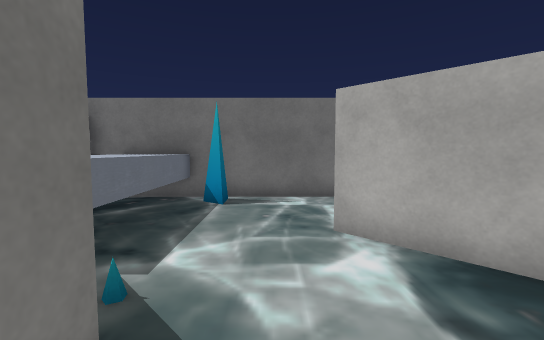
view 1 (above)

24 first-person views from a walk through a scene from a Unity 3-D project. The camera is 1.4 m above the floor, tilts 4° down and sees 90° across. The floor is counted in squares, 1 m on a side. Each view is taken from the middle of a square. On the plan, view 1 faces up. The plan holds only what a view shows up to about 13 squares ahead; the rest is blank. The player character is not drawn. Some surface patterns are stand-ins.

view 2
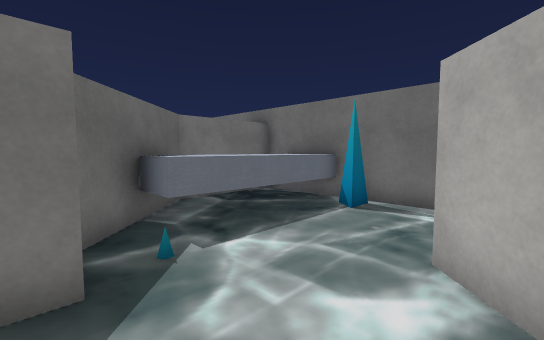

view 3
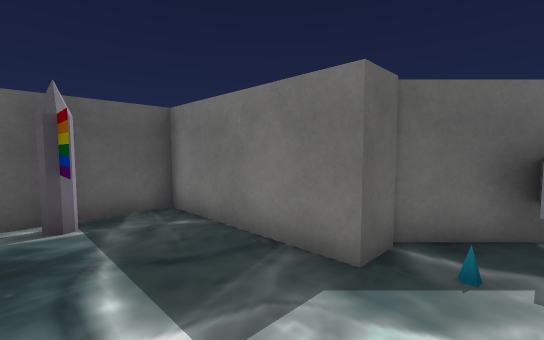

view 4
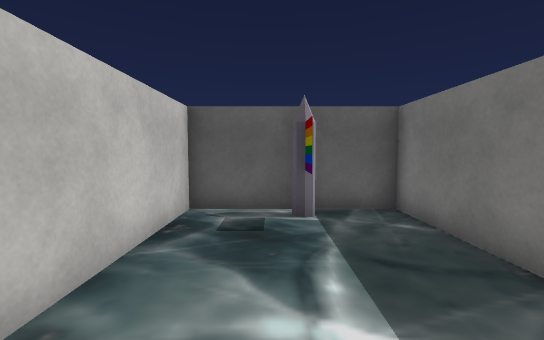

view 5
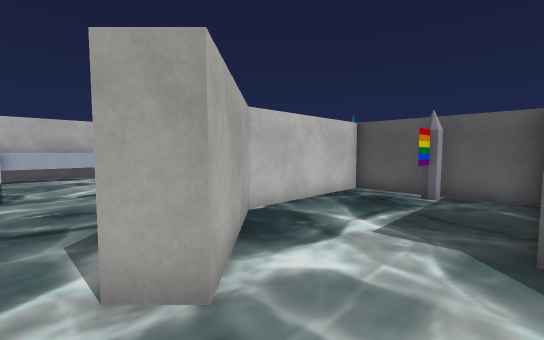

view 6
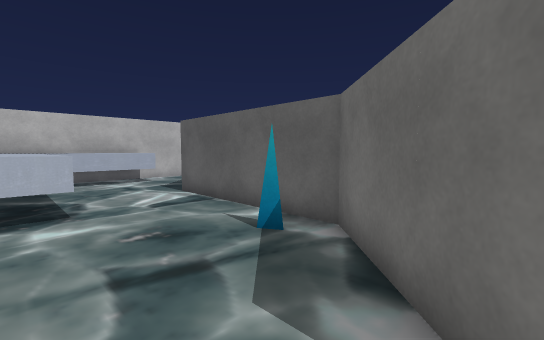

view 7
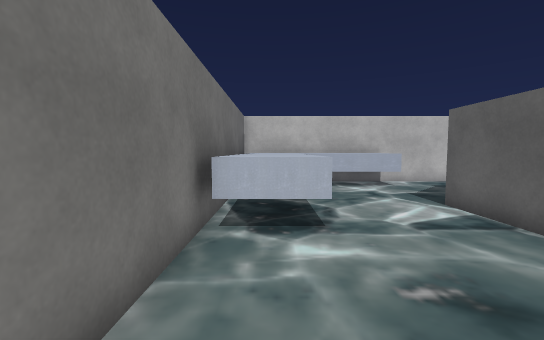

view 8
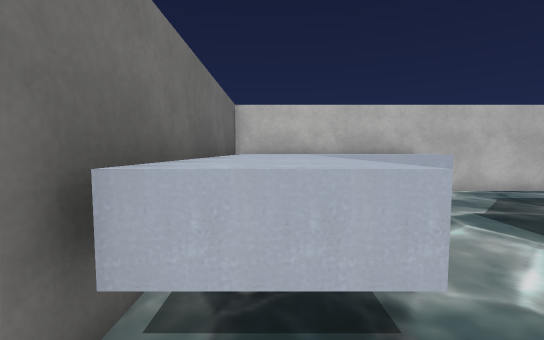

view 9
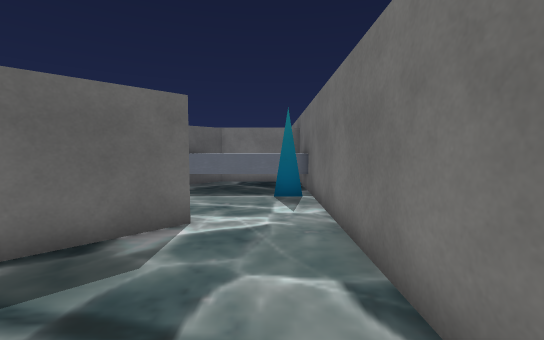

view 10
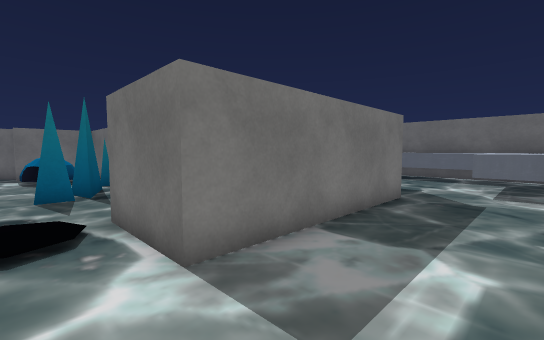

view 11
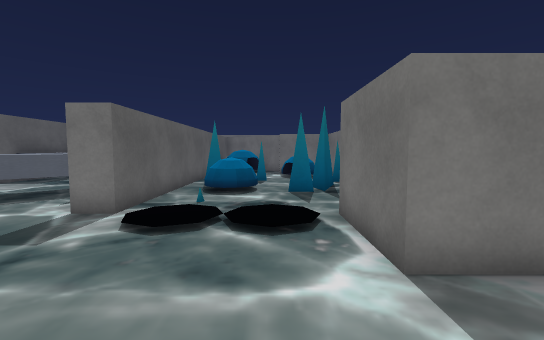

view 12
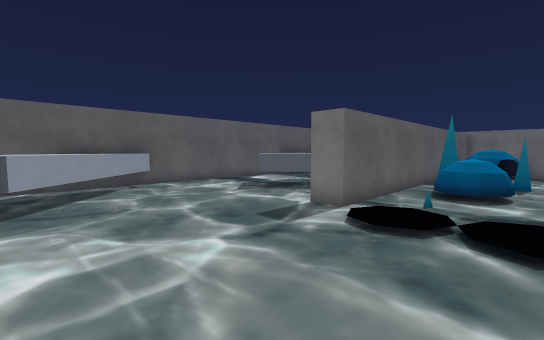

view 13
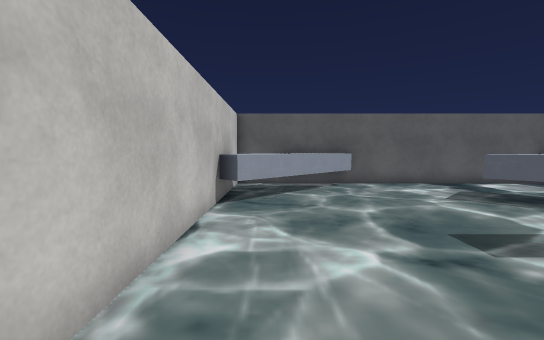

view 14
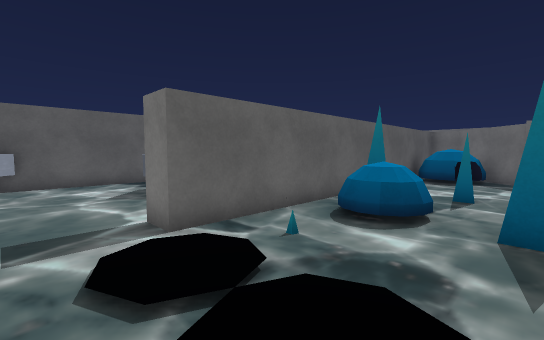

view 15
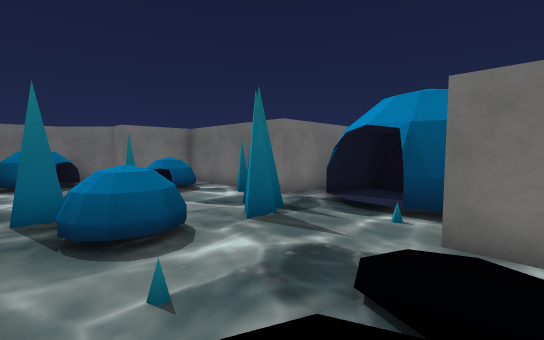

view 16
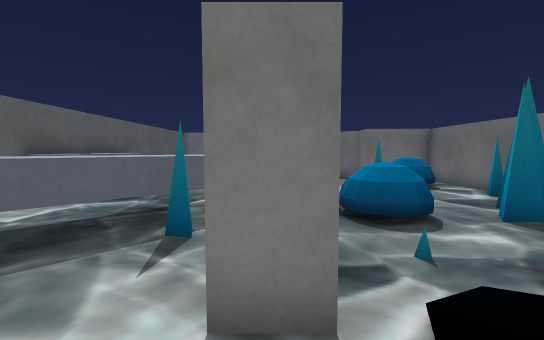

view 17
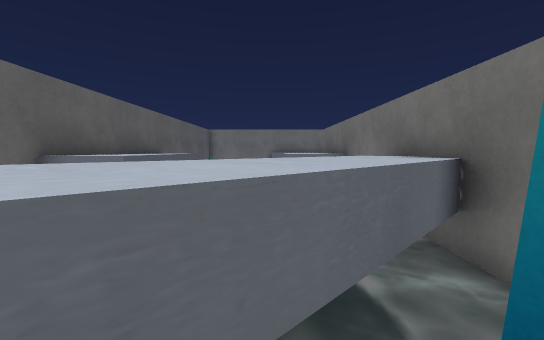

view 18
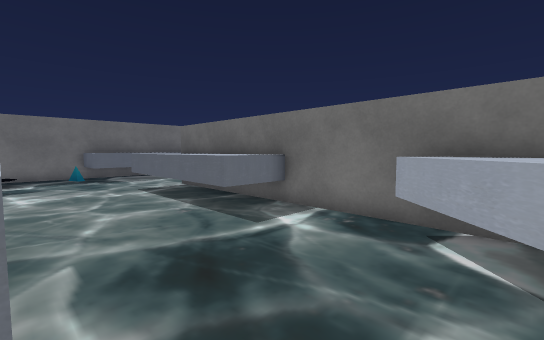

view 19
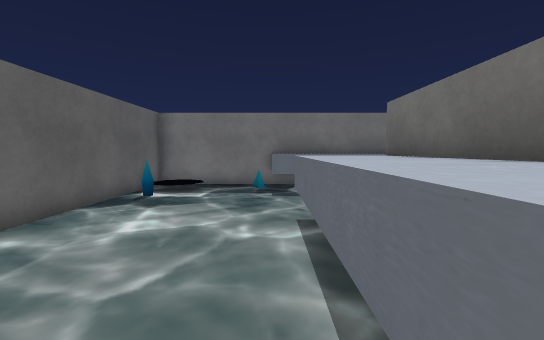

view 20
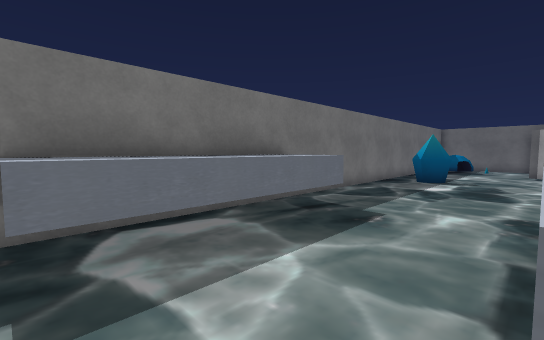

view 21
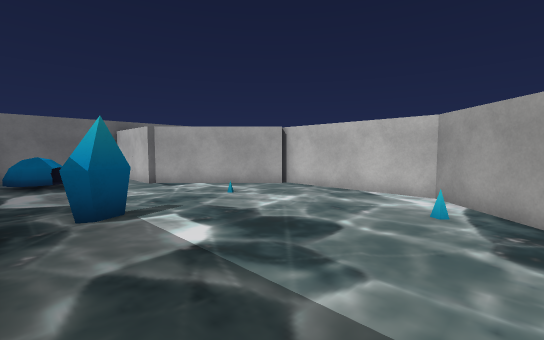

view 22
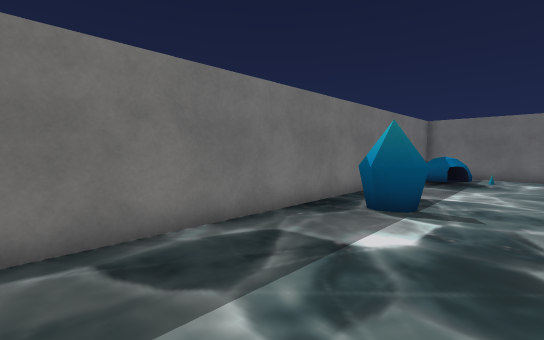

view 23
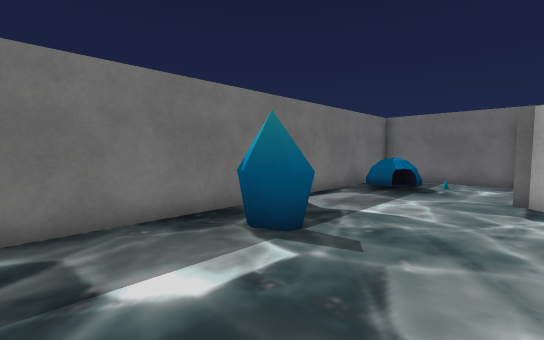

view 24
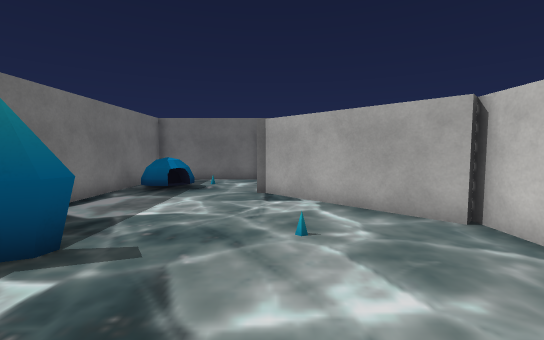

### Floor plan
Key: @ floor where view 1 was taken; # wall or solid block; . main floor; : floor 0.25 m higher than the main floor; / step, stairs or slope; = window, fence, low wall or low ledge; ^ raised ledge; S spikes; F flag; O other object.
Columns run from 12 left of view 1 to 17 right of it. Each row starts with its distance up from view 1.
  8 ########^^#S#########^^^^^^^##
  7 #.....#.^^.S.........^^^^^^^^#
  6 # OO..#.^^...........^^^^^^^^#
  5 #OOO..## ^....#............^^#
  4 #.....##^^....##..S........^^#
  3 #......##^.....###S........^^#
  2 #.......##......########...^^#
  1 #........###....#        ....#
  0 #.........##@...#        #...#
 -1 #..S......##....##       #...#
 -2 #.SS......##....## OO    #...#
 -3 #.........##.F..## OOO   #...#
 -4 #.........########OO:OO  #...
 -5 #.........##   S..../OO  #...
 -6 #......SS.## OO..SS...####...
 -7 #......SS### OO...SS........
 -8 #.......### ...S.............
 -9 #^^.... #OO....S. OO........
-10 # ^... #  OO..  S OO.........#
-11 #^^... #  O=    S............#
-12 #^^...################.......#
-13 #^^...^^^^^^^..#^^^#S........#
-14 #^^...^^^^^^^...^^^^.........#
-15 #^^..............^^^^.......##
-16 #O................^^^......^^#
-17 #..................^^.....^^^#
-18 #.........^^^^^^.........^^^^#
-19 #..SS....   ^^ ^........^^ ^ #
-20 #########################^###

Where each view was taken, in squares from view 1:
view 1: 0 up, 0 right, facing up
view 2: 1 up, 2 right, facing up-left
view 3: 3 up, 2 right, facing down-left
view 4: 3 up, 2 right, facing down
view 5: 6 up, 1 left, facing down-right
view 6: 7 up, 2 right, facing down-right
view 7: 7 up, 4 right, facing right
view 8: 7 up, 7 right, facing right
view 9: 7 up, 7 right, facing left
view 10: 8 down, 16 right, facing up-left
view 11: 8 down, 16 right, facing left
view 12: 8 down, 16 right, facing down-left
view 13: 8 down, 15 right, facing down
view 14: 7 down, 12 right, facing down-left
view 15: 11 down, 11 right, facing up-left
view 16: 12 down, 12 right, facing left
view 17: 15 down, 9 right, facing left
view 18: 18 down, 5 right, facing up-left
view 19: 15 down, 0 right, facing left
view 20: 15 down, 6 left, facing up-left
view 21: 8 down, 11 left, facing up-right
view 22: 8 down, 7 left, facing up-left
view 23: 5 down, 6 left, facing up-left
view 24: 5 down, 6 left, facing up
